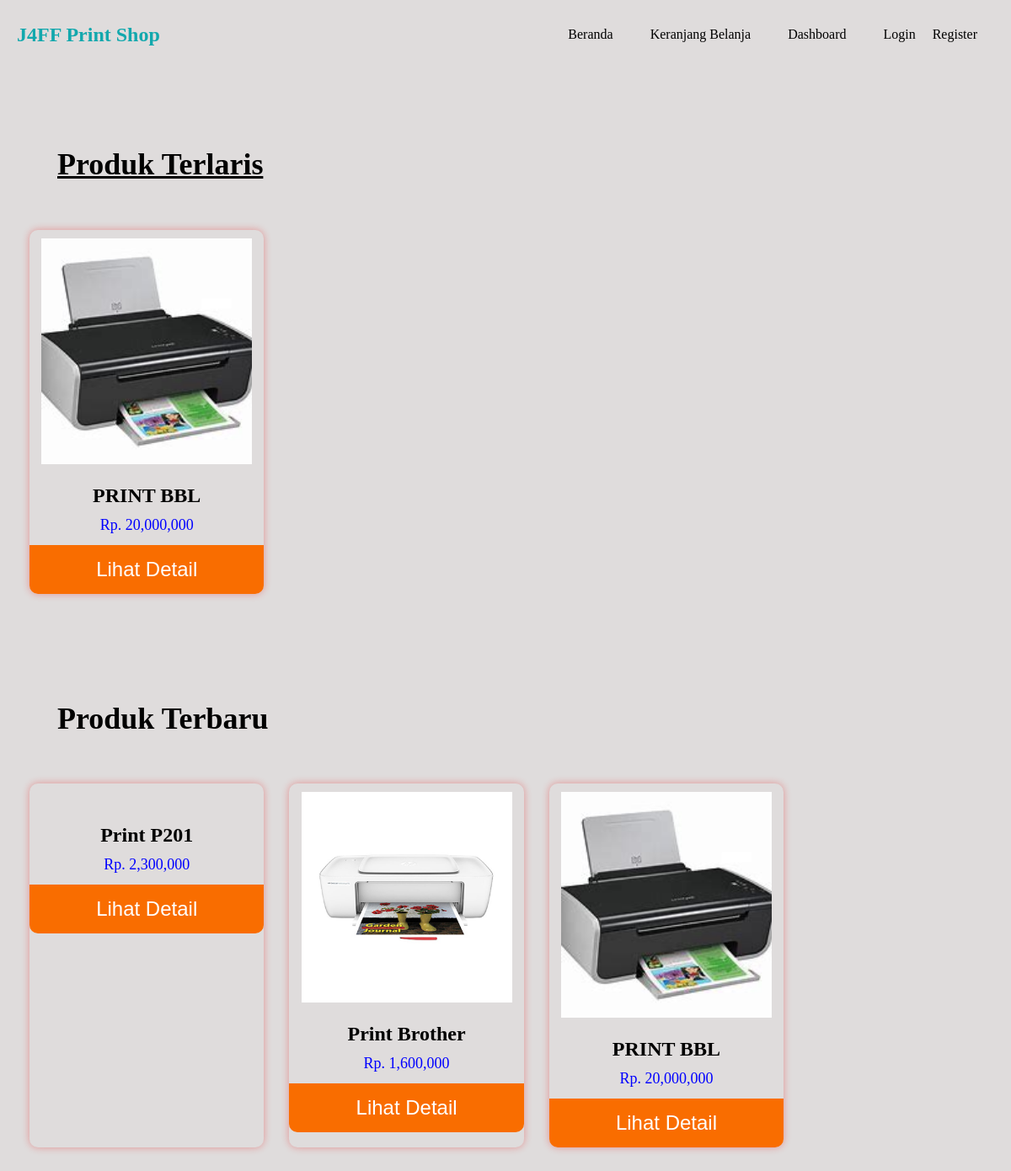
The page / on the database its author committed.
### tables this page shows
CREATE TABLE `produk` (
  `id_produk` int(11) NOT NULL,
  `nama_produk` varchar(100) NOT NULL,
  `harga_produk` varchar(100) NOT NULL,
  `foto_produk` text DEFAULT NULL,
  `deskripsi_produk` varchar(255) NOT NULL,
  `stok_produk` varchar(50) NOT NULL
);

### function.php (called while the page is built, shortened)
<?php
require 'koneksi.php';
function query($query){
    global $conn;
    $rows = [];
    $result = mysqli_query($conn, $query);
    while($row = mysqli_fetch_assoc($result)){
        $rows[] = $row;
    }
    return $rows;
}
        ?>

### index.php (the view)
<?php include 'layout/navbar.php';?>
<?php
$data = query("SELECT * FROM produk");
?>
<div class="container">
    <div class="text-produk">
        <h2><u>Produk Terlaris</u></h2>
    </div>
    <?php
    $products = mysqli_query($conn, "SELECT * FROM produk ORDER BY id_produk DESC LIMIT 1 ");
    foreach ($products as $product) :
    ?>
    <div class="wrapper-produk">
    <div class="produk">
        <a href="detail.php?id=<?= $product["id_produk"]; ?>">
            <img src="foto/<?= $product["foto_produk"] ; ?>" alt="">
                <h2><?= $product["nama_produk"]; ?></h2>
                    <p>Rp. <?= number_format($product["harga_produk"]); ?></p>
                    <button class="beli-1">Lihat Detail</button>
        </a>
    </div>
    <?php endforeach ?>
</div>
    <div class="text-produk">
        <h2>Produk Terbaru</h2>
    </div>
        <div class="wrapper-produk">
            <?php foreach($data as $produk): ?>
                <div class="produk">
                    <a href="detail.php?id=<?= $produk["id_produk"]; ?>">
                        <img src="foto/<?= $produk["foto_produk"] ; ?>" alt="">
                        <h2><?= $produk["nama_produk"]; ?></h2>
                        <p>Rp. <?= number_format($produk["harga_produk"]); ?></p>
                        <button class="beli-1">Lihat Detail</button>
                    </a>
                </div>
                <?php endforeach ?>
    </div>
</div>

### style/index.css (style rules this page uses)
body { background: #dfdcdc; }
.container .text-produk { margin-left: 60px; margin-top: 100px; font-size: 24px; }
.wrapper-produk { max-width: 1450px; display: flex; padding: 12px; box-sizing: border-box; }
.wrapper-produk .produk { width: 24%; margin: 15px; box-sizing: border-box; float: left; text-align: center; border-radius: 10px; border-top-right-radius: 10px; border-bottom-right-radius: 10px; padding-top: 10px; box-shadow: 0 0 10px rgba(238, 0, 0, 0.335); transition: .4s; }
.wrapper-produk .produk a { text-decoration: none; }
.wrapper-produk .produk img { width: 250px; }
.wrapper-produk .produk h2 { font-size: 24px; color: #000000; }
.wrapper-produk .produk p { font-size: 18px; color: blue; line-height: 2px; }
.wrapper-produk .produk button { text-align: center; font-size: 24px; color: #fff; width: 100%; padding: 15px; border: 0px; outline: none; cursor: pointer; margin-top: 5px; border-bottom-right-radius: 10px; border-bottom-left-radius: 10px; }
.beli-1 { background-color: #F96D00; }

### rows shown on the page
produk: foto_produk (picture), nama_produk "PRINT BBL", harga_produk "20,000,000"
produk: nama_produk "Print P201", harga_produk "2,300,000"
produk: foto_produk (picture), nama_produk "Print Brother", harga_produk "1,600,000"
